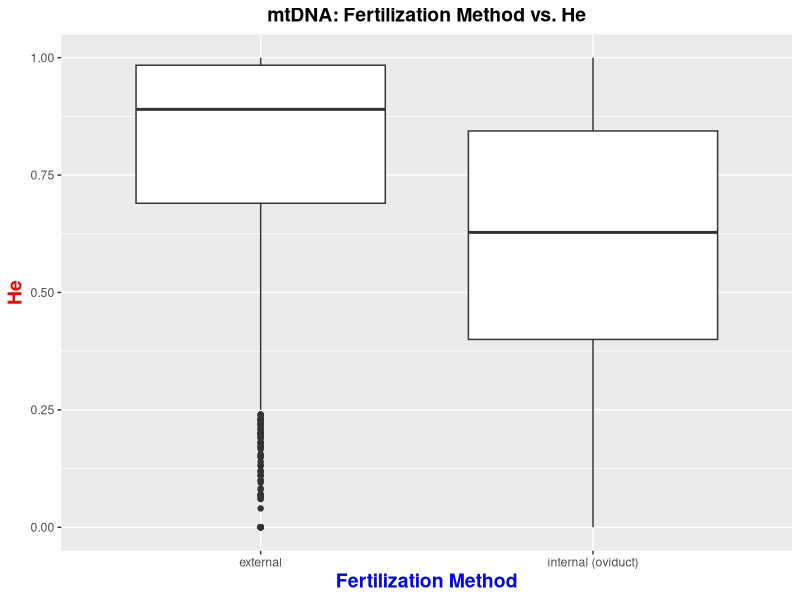
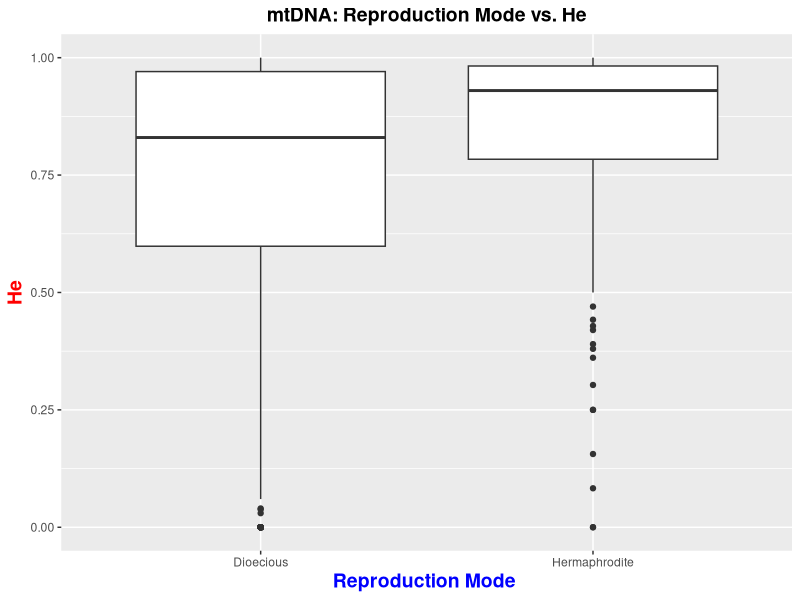
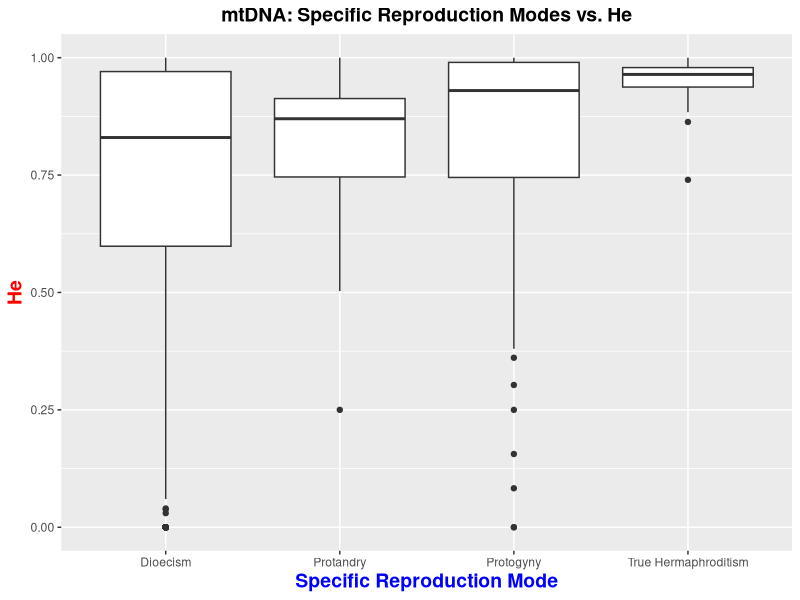
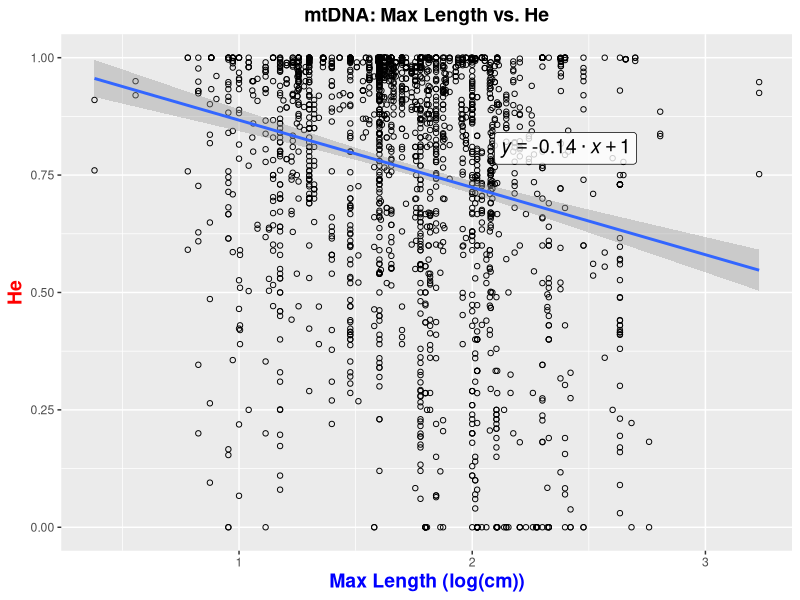
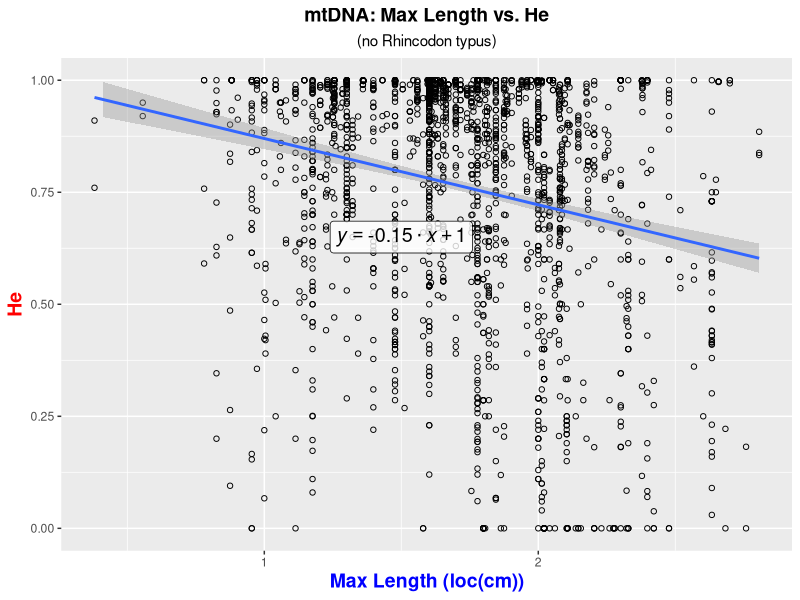
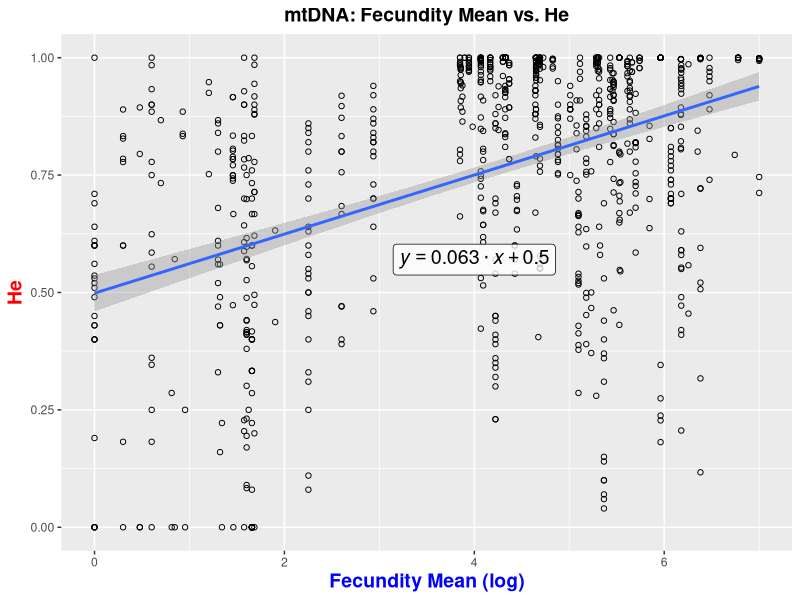
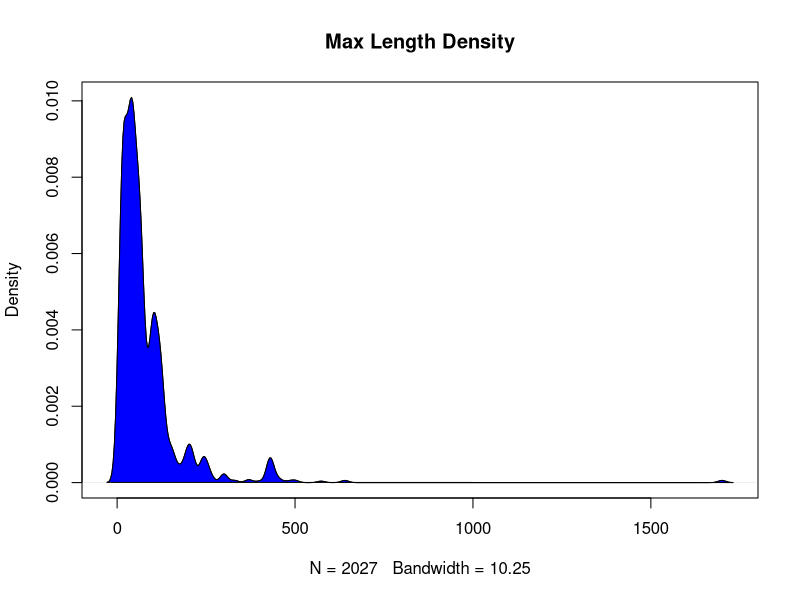
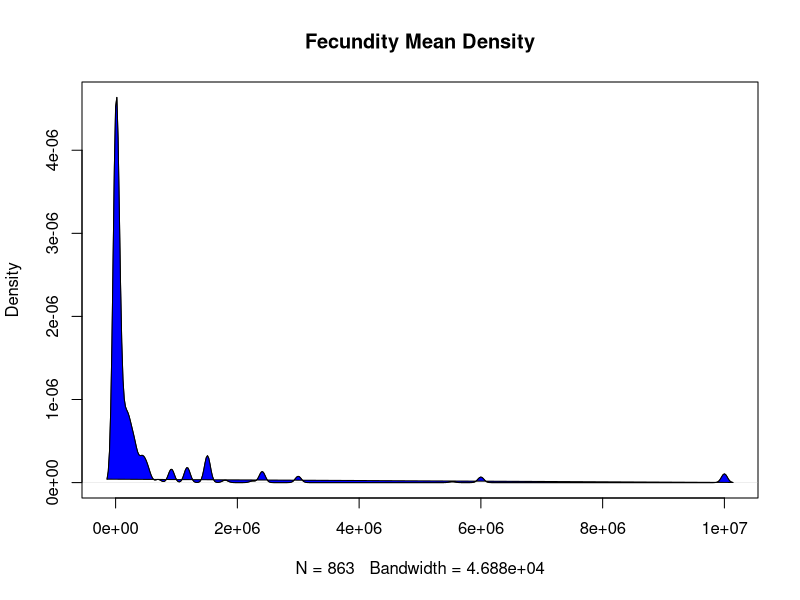

R code for these plots, in order: (Note: this script raises an error after producing the figures.)
################################################### Script for Analyzing Data  #######################################################

#analyzes data 

##########################################################################################################################################

######### Set-up #########

#clear environment
remove(list = ls())

#load libraries
library(tidyverse)
library(dplyr)

#read in data
mtdna_data <- read.csv("mtdna_final_data.csv", stringsAsFactors = FALSE) #read in 
msat_data <- read.csv("msat_final_data.csv", stringsAsFactors = FALSE) #read in 

############### mtDNA data set ############### 

#####Box Plots: Character Data#####

#Fertilization#

mtdna_data$final_fertilization <- NA #create new column to categorize fertilization methods

mtdna_data$final_fertilization [mtdna_data$fertilization =="external"]  <- "external"
mtdna_data$final_fertilization [mtdna_data$fertilization =="internal (oviduct)"] <- "internal (oviduct)"
mtdna_data$final_fertilization [mtdna_data$fertilization =="in brood pouch or similar structure"] <- "internal (oviduct)" #convert "in brood pouch or similar structure" to internal fertilization

mtdna_final_fertilization_He_no.na <- mtdna_data[!is.na(mtdna_data$final_fertilization) & !is.na(mtdna_data$He),] #create new table that excludes NA's from columns of interest

theme_update(plot.title = element_text(hjust = 0.5), plot.subtitle = element_text(hjust = 0.5)) #centered plot title

ggplot(mtdna_final_fertilization_He_no.na) + geom_boxplot(aes(x = final_fertilization, y = He)) + #final fertilization & He box plot
  ggtitle("mtDNA: Fertilization Method vs. He") + #add plot title
  xlab("Fertilization Method") + ylab("He") + #add axis labels
  theme(                                 #specify characteristics of the plot 
    plot.title = element_text(size=14, face="bold"), 
    axis.title.x = element_text(color="blue", size=14, face="bold"),
    axis.title.y = element_text(color="red", size=14, face="bold"))

#Reproduction Mode#

#combine protandry, protogyny, and true hermaphroditism into "Hermpahrodites"

mtdna_data$final_reproductionmode <- NA #create new column to categorize reproduction mode

mtdna_data$final_reproductionmode  [mtdna_data$reproductionmode =="dioecism"]  <- "Dioecious"
mtdna_data$final_reproductionmode  [mtdna_data$reproductionmode =="protogyny"] <- "Hermaphrodite" #for protogyny, label as "Hermpahrodites"
mtdna_data$final_reproductionmode  [mtdna_data$reproductionmode =="protandry"] <- "Hermaphrodite" #for protandry, label as "Hermpahrodites"
mtdna_data$final_reproductionmode  [mtdna_data$reproductionmode =="true hermaphroditism"] <- "Hermaphrodite" #for true hermaphroditism, label as "Hermpahrodites"

mtdna_final_reproductionmode_He_no.na <- mtdna_data[!is.na(mtdna_data$final_reproductionmode ) & !is.na(mtdna_data$He),] #create new table that excludes NA's from columns of interest

ggplot(mtdna_final_reproductionmode_He_no.na ) + geom_boxplot(aes(x = final_reproductionmode , y = He)) + #final reproduction mode & He box plot
  ggtitle("mtDNA: Reproduction Mode vs. He") + #add plot title
  xlab("Reproduction Mode ") + ylab("He") + #add axis labels
  theme(                                 #specify characteristics of the plot 
    plot.title = element_text(size=14, face="bold"), 
    axis.title.x = element_text(color="blue", size=14, face="bold"),
    axis.title.y = element_text(color="red", size=14, face="bold"))

#Specific Reproduction Modes#

mtdna_data$specific.repro_mode <- NA #create new column to categorize hermaphrodite type

mtdna_data$specific.repro_mode  [mtdna_data$reproductionmode =="dioecism"]  <- "Dioecism"
mtdna_data$specific.repro_mode  [mtdna_data$reproductionmode =="protogyny"] <- "Protogyny"
mtdna_data$specific.repro_mode  [mtdna_data$reproductionmode =="protandry"] <- "Protandry"
mtdna_data$specific.repro_mode  [mtdna_data$reproductionmode =="true hermaphroditism"] <- "True Hermaphroditism"

mtdna_reproduction_type_He_no.na <- mtdna_data[!is.na(mtdna_data$specific.repro_mode ) & !is.na(mtdna_data$He),] #create new table that excludes NA's from columns of interest

ggplot(mtdna_reproduction_type_He_no.na ) + geom_boxplot(aes(x = specific.repro_mode , y = He)) + #hermaphrodite type mode & He box plot
  ggtitle("mtDNA: Specific Reproduction Modes vs. He") + #add plot title
  xlab("Specific Reproduction Mode") + ylab("He") + #add axis labels
  theme(                                 #specify characteristics of the plot 
    plot.title = element_text(size=14, face="bold"), 
    axis.title.x = element_text(color="blue", size=14, face="bold"),
    axis.title.y = element_text(color="red", size=14, face="bold"))

#####Scatter Plots: Numerical Data#####

#Max Length#

#w/ Rhincodon typus outlier
mtdna_maxlength_He_no.na <- mtdna_data[!is.na(mtdna_data$maxlength) & !is.na(mtdna_data$He),] #create new table that excludes NA's from columns of interest

mtdna_maxlength_He_no.na$logtransform.maxlength <- NA #add column to do a log transformation for max length

for (i in 1:nrow(mtdna_maxlength_He_no.na)) { #get log transformation data
  cat(paste(i, " ", sep = ''))
  mtdna_maxlength_He_no.na$logtransform.maxlength <- log10(mtdna_maxlength_He_no.na$maxlength)
}

lm_eqn = function(x, y, df){ #set up formula for regression line equation
  m <- lm(y ~ x, df);
  eq <- substitute(italic(y) == b %.% italic(x) + a,
                   list(a = format(coef(m)[[1]], digits = 2), 
                        b = format(coef(m)[[2]], digits = 2)))
  as.character(as.expression(eq));                 
}

ggplot(mtdna_maxlength_He_no.na, aes(x=logtransform.maxlength, y = He)) + #max length & He scatter plot
  geom_point(shape=1) +    # Use hollow circles
  geom_smooth(method=lm,   # Add linear regression line
              se=TRUE, formula = y ~ x) +
  ylim(0,1)+
  coord_cartesian(ylim = c(0, 1)) +
  ggtitle("mtDNA: Max Length vs. He") + #add plot title
  xlab("Max Length (log(cm))") + ylab("He") + #add axis labels
  theme(                                 #specify characteristics of the plot 
    plot.title = element_text(size=14, face="bold"),
    axis.title.x = element_text(color="blue", size=14, face="bold"),
    axis.title.y = element_text(color="red", size=14, face="bold"))+
  annotate(geom="label", x = 2.4, y = .807, label = lm_eqn(mtdna_maxlength_He_no.na$logtransform.maxlength, mtdna_maxlength_He_no.na$He, mtdna_maxlength_He_no.na), 
           color="black", size = 5, parse=TRUE, alpha=0.80)  #add regression line equation

#w/out Rhincodon typus outlier
mtdna_maxlength_He_no.na_nowhaleshark <- mtdna_maxlength_He_no.na[!(mtdna_maxlength_He_no.na$spp=="Rhincodon typus"),] #exclude Rhincodon typus

mtdna_maxlength_He_no.na_nowhaleshark$logtransform.maxlength_noRT <- NA #add column to do a log transformation for max length

for (i in 1:nrow(mtdna_maxlength_He_no.na_nowhaleshark)) { #get log transformation data
  cat(paste(i, " ", sep = ''))
  mtdna_maxlength_He_no.na_nowhaleshark$logtransform.maxlength_noRT <- log10(mtdna_maxlength_He_no.na_nowhaleshark$maxlength)
}

ggplot(mtdna_maxlength_He_no.na_nowhaleshark, aes(x= logtransform.maxlength_noRT, y= He)) + #max length & He scatter plot
  geom_point(shape=1) +    # Use hollow circles
  geom_smooth(method=lm,   # Add linear regression line
              se=TRUE) +
  ylim(0,1)+
  coord_cartesian(ylim = c(0, 1)) +
  ggtitle("mtDNA: Max Length vs. He", subtitle= "(no Rhincodon typus)") + #add plot title
  xlab("Max Length (loc(cm))") + ylab("He") + #add axis labels
  theme(                                 #specify characteristics of the plot 
    plot.title = element_text(size=14, face="bold"),
    axis.title.x = element_text(color="blue", size=14, face="bold"),
    axis.title.y = element_text(color="red", size=14, face="bold"))+
  annotate(geom="label", x = 1.5, y = 0.65, label = lm_eqn(mtdna_maxlength_He_no.na_nowhaleshark$logtransform.maxlength_noRT, mtdna_maxlength_He_no.na_nowhaleshark$He, mtdna_maxlength_He_no.na_nowhaleshark), 
           color="black", size = 5, parse=TRUE, alpha=0.80) #add regression line equation

#Fecundity Mean#
 mtdna_fecundity_He_no.na <- mtdna_data[!is.na(mtdna_data$fecundity_mean) & !is.na(mtdna_data$He),] #create new table that excludes NA's from columns of interest
 
mtdna_fecundity_He_no.na$logtransform.fecundity <- NA #add column to do a log transformation for fecundity mean

for (i in 1:nrow(mtdna_fecundity_He_no.na)) { #get log transformation data
  cat(paste(i, " ", sep = ''))
  mtdna_fecundity_He_no.na$logtransform.fecundity <- log10(mtdna_fecundity_He_no.na$fecundity_mean)
}

ggplot(mtdna_fecundity_He_no.na, aes(x= logtransform.fecundity, y= He)) + #fecundity mean & He scatter plot
  geom_point(shape=1) +    # Use hollow circles
  geom_smooth(method=lm,   # Add linear regression line
              se=TRUE) +
  ylim(0,1)+
  coord_cartesian(ylim = c(0, 1)) +
  ggtitle("mtDNA: Fecundity Mean vs. He") + #add plot title
  xlab("Fecundity Mean (log)") + ylab("He") + #add axis labels
  theme(                                 #specify characteristics of the plot 
    plot.title = element_text(size=14, face="bold"),
    axis.title.x = element_text(color="blue", size=14, face="bold"),
    axis.title.y = element_text(color="red", size=14, face="bold"))+
  annotate(geom="label", x = 4, y = 0.57, label = lm_eqn(mtdna_fecundity_He_no.na$logtransform.fecundity, mtdna_fecundity_He_no.na$He, mtdna_fecundity_He_no.na), 
           color="black", size = 5, parse=TRUE, alpha=0.80) #add regression line equation


#####Density Plots: Numerical Data#####

#Max Length#
plot(density(mtdna_maxlength_He_no.na$maxlength), main="Max Length Density") #create density plot for max length
polygon(density(mtdna_maxlength_He_no.na$maxlength), main="Max Length Density", col="blue") #specify characteristics of plot

#Fecundity Mean#
plot(density(mtdna_fecundity_He_no.na$fecundity_mean), main="Fecundity Mean Density") #create density plot for fecundity mean
polygon(density(mtdna_fecundity_He_no.na$fecundity_mean), main="Fecundity Mean Density", col="blue") #specify characteristics of plot

#####T-Tests: Character Data#####

#Fertilization#

external.mtdna <- mtdna_final_fertilization_He_no.na$He[mtdna_final_fertilization_He_no.na$final_fertilization=="external"]
internal.mtdna <- mtdna_final_fertilization_He_no.na$He[mtdna_final_fertilization_He_no.na$final_fertilization=="internal (oviduct)"]

fertilization_ttest.mtdna <- t.test(external.mtdna, internal.mtdna, var.equal=TRUE)

#Reproduction Mode#

dioecism.mtdna <- mtdna_final_reproductionmode_He_no.na$He[mtdna_final_reproductionmode_He_no.na$final_reproductionmode=="Dioecious"]
hermaphrodite.mtdna <- mtdna_final_reproductionmode_He_no.na$He[mtdna_final_reproductionmode_He_no.na$final_reproductionmode=="Hermaphrodite"]

reproductionmode_ttest.mtdna <- t.test(dioecism.mtdna, hermaphrodite.mtdna, var.equal=TRUE)

#Specific Reproduction Modes: ANOVA TEST#

specific.repro_modeanovamtdna <- aov(He ~ specific.repro_mode, data = mtdna_reproduction_type_He_no.na)

#####Wilcoxon Tests: Numerical Data#####

#Max Length#
wilcox.test( mtdna_maxlength_He_no.na[ ,'maxlength'] , mtdna_maxlength_He_no.na[ , 'He'], paired=T) #run Wilcoxon test on max length & He


#Fecundity Mean#
wilcox.test( mtdna_fecundity_He_no.na[ ,'fecundity_mean'] , mtdna_fecundity_He_no.na[ , 'He'], paired=T) #run Wilcoxon test on max length & He

#####Shapiro-Wilk Tests: Numerical Data#####

#Max Length#
shapiro.test(mtdna_maxlength_He_no.na$maxlength) #run Shapiro-Wilk test on max length & He

#Fecundity Mean#
shapiro.test(mtdna_fecundity_He_no.na$fecundity_mean) #run Shapiro-Wilk test on max length & He


####################################################################################

############### msat Data Set ############### 

#####Box Plots: Character Data#####

#Fertilization#
msat_data$final_fertilization <- NA #create new column to categorize fertilization methods

msat_data$final_fertilization [msat_data$fertilization =="external"]  <- "external"
msat_data$final_fertilization [msat_data$fertilization =="internal (oviduct)"] <- "internal (oviduct)"
msat_data$final_fertilization [msat_data$fertilization =="in brood pouch or similar structure"] <- "internal (oviduct)" #convert "in brood pouch or similar structure" to internal fertilization

msat_final_fertilization_He_no.na <- msat_data[!is.na(msat_data$final_fertilization) & !is.na(msat_data$He),] #create new table that excludes NA's from columns of interest

ggplot(msat_final_fertilization_He_no.na) + geom_boxplot(aes(x = final_fertilization, y = He)) + #final fertilization & He box plot
ggtitle("msat: Fertilization Method vs. He") + #add plot title
  xlab("Fertilization Method") + ylab("He") + #add axis labels
  theme(                                 #specifying characteristics of the plot 
    plot.title = element_text(size=14, face="bold"),
    axis.title.x = element_text(color="blue", size=14, face="bold"),
    axis.title.y = element_text(color="red", size=14, face="bold"))

#Reproduction Mode#
msat_data$final_reproductionmode <- NA #create new column to categorize reproduction mode

msat_data$final_reproductionmode  [msat_data$reproductionmode =="dioecism"]  <- "Dioecious"
msat_data$final_reproductionmode  [msat_data$reproductionmode =="protogyny"] <- "Hermaphrodite" #for protogyny, label as "Hermpahrodites"
msat_data$final_reproductionmode  [msat_data$reproductionmode =="protandry"] <- "Hermaphrodite" #for protandry, label as "Hermpahrodites"
msat_data$final_reproductionmode  [msat_data$reproductionmode =="true hermaphroditism"] <- "Hermaphrodite" #for true hermaphroditism, label as "Hermpahrodites"

msat_final_reproductionmode_He_no.na <- msat_data[!is.na(msat_data$final_reproductionmode ) & !is.na(msat_data$He),] #create new table that excludes NA's from columns of interest

ggplot(msat_final_reproductionmode_He_no.na ) + geom_boxplot(aes(x = final_reproductionmode , y = He)) + #final reproduction mode & He box plot
  ggtitle("msat: Reproduction Mode vs. He") + #add plot title
  xlab("Reproduction Mode ") + ylab("He") + #add axis labels
  theme(                                 #specifying characteristics of the plot 
    plot.title = element_text(size=14, face="bold"),
    axis.title.x = element_text(color="blue", size=14, face="bold"),
    axis.title.y = element_text(color="red", size=14, face="bold"))

#Specific Reproduction Mode#

msat_data$specific.repro_mode <- NA #create new column to categorize reproduction type

msat_data$specific.repro_mode  [msat_data$reproductionmode =="dioecism"]  <- "Dioecism"
msat_data$specific.repro_mode  [msat_data$reproductionmode =="protogyny"] <- "Protogyny"
msat_data$specific.repro_mode  [msat_data$reproductionmode =="protandry"] <- "Protandry"
msat_data$specific.repro_mode  [msat_data$reproductionmode =="true hermaphroditism"] <- "True Hermaphroditism"

msat_reproduction_type_He_no.na <- msat_data[!is.na(msat_data$specific.repro_mode ) & !is.na(msat_data$He),] #create new table that excludes NA's from columns of interest

ggplot(msat_reproduction_type_He_no.na ) + geom_boxplot(aes(x = specific.repro_mode , y = He)) + #hermaphrodite type mode & He box plot
  ggtitle("msat: Specific Reproduction Modes vs. He") + #add plot title
  xlab("Specific Reproduction Mode") + ylab("He") + #add axis labels
  theme(                                 #specify characteristics of the plot 
    plot.title = element_text(size=14, face="bold"), 
    axis.title.x = element_text(color="blue", size=14, face="bold"),
    axis.title.y = element_text(color="red", size=14, face="bold"))

#####Scatter Plots: Numerical Data#####

#Max Length#

#w/ Rhincodon typus outlier
msat_maxlength_He_no.na <- msat_data[!is.na(msat_data$maxlength) & !is.na(msat_data$He),] #create new table that excludes NA's from columns of interest

msat_maxlength_He_no.na$logtransform.maxlength <- NA #add column to do a log transformation for max length

for (i in 1:nrow(msat_maxlength_He_no.na)) { #get log transformation data
  cat(paste(i, " ", sep = ''))
  msat_maxlength_He_no.na$logtransform.maxlength <- log10(msat_maxlength_He_no.na$maxlength)
}

ggplot(msat_maxlength_He_no.na, aes(x= logtransform.maxlength, y= He)) + #max length & He scatter plot
  geom_point(shape=1) +    # Use hollow circles
  geom_smooth(method=lm,   # Add linear regression line
              se=TRUE) + 
  ylim(0,1)+
  coord_cartesian(ylim = c(0, 1)) +
  ggtitle("msat: Max Length vs. He") + #add plot title
   xlab("Max Length (log(cm))") + ylab("He") + #add axis labels
    theme(                                 #specifying characteristics of the plot 
      plot.title = element_text(size=14, face="bold"),
      axis.title.x = element_text(color="blue", size=14, face="bold"),
      axis.title.y = element_text(color="red", size=14, face="bold"))+
  annotate(geom = "label", x = 1.8, y = 0.83, label = lm_eqn(msat_maxlength_He_no.na$logtransform.maxlength, msat_maxlength_He_no.na$He, msat_maxlength_He_no.na), 
           color="black", size = 5, parse=TRUE, alpha = 0.8) #add regression line equation


#w/out Rhincodon typus outlier
msat_maxlength_He_no.na_nowhaleshark <- msat_maxlength_He_no.na[!(msat_maxlength_He_no.na$spp=="Rhincodon typus"),] #exclude Rhincodon typus

msat_maxlength_He_no.na_nowhaleshark$logtransform.maxlength_noRT <- NA #add column to do a log transformation for max length

for (i in 1:nrow(msat_maxlength_He_no.na_nowhaleshark)) { #get log transformation data
  cat(paste(i, " ", sep = ''))
  msat_maxlength_He_no.na_nowhaleshark$logtransform.maxlength_noRT <- log10(msat_maxlength_He_no.na_nowhaleshark$maxlength)
}

ggplot(msat_maxlength_He_no.na_nowhaleshark, aes(x= logtransform.maxlength_noRT, y= He)) + #max length & He scatter plot
  geom_point(shape=1) +    # Use hollow circles
  geom_smooth(method=lm,   # Add linear regression line
              se=TRUE) +
  ylim(0,1)+
  coord_cartesian(ylim = c(0, 1)) +
  ggtitle("msat: Max Length vs. He", subtitle= "(no Rhincodon typus)") + #add plot title
  xlab("Max Length (log(cm))") + ylab("He") + #add axis labels
  theme(                                 #specify characteristics of the plot 
    plot.title = element_text(size=14, face="bold"),
    axis.title.x = element_text(color="blue", size=14, face="bold"),
    axis.title.y = element_text(color="red", size=14, face="bold"))+
  annotate(geom="label", x = 1.9, y = 0.83, label = lm_eqn(msat_maxlength_He_no.na_nowhaleshark$logtransform.maxlength_noRT, msat_maxlength_He_no.na_nowhaleshark$He, msat_maxlength_He_no.na_nowhaleshark), 
           color="black", size = 5, parse=TRUE, alpha = 0.8) #add regression line equation


#Fecundity Mean#
msat_fecundity_He_no.na <- msat_data[!is.na(msat_data$fecundity_mean) & !is.na(msat_data$He),] #create new table that excludes NA's from columns of interest

msat_fecundity_He_no.na$logtransform.fecundity <- NA #add column to do a log transformation for fecundity mean

for (i in 1:nrow(msat_fecundity_He_no.na)) { #get log transformation data
  cat(paste(i, " ", sep = ''))
  msat_fecundity_He_no.na$logtransform.fecundity <- log10(msat_fecundity_He_no.na$fecundity_mean)
}
       
ggplot(msat_fecundity_He_no.na, aes(x= logtransform.fecundity, y= He)) + #fecundity mean& He scatter plot
  geom_point(shape=1) +    # Use hollow circles
  geom_smooth(method=lm,   # Add linear regression line
    se=TRUE) +
  ylim(0,1)+
  coord_cartesian(ylim = c(0, 1)) +
  ggtitle("msat: Fecundity Mean vs. He") + #add plot title
  xlab("Fecundity Mean (log)") + ylab("He") + #add plot title
  theme(                                 #specifying characteristics of the plot 
    plot.title = element_text(size=14, face="bold"),
    axis.title.x = element_text(color="blue", size=14, face="bold"),
    axis.title.y = element_text(color="red", size=14, face="bold"))+
  annotate(geom="label", x = 3.5, y = 0.83, label = lm_eqn(msat_fecundity_He_no.na$logtransform.fecundity, msat_fecundity_He_no.na$He, msat_fecundity_He_no.na), 
           color="black", size = 5, parse=TRUE, alpha = 0.8) #add regression line equation

#####Density Plots: Numerical Data#####

#Max Length#
plot(density(msat_maxlength_He_no.na$maxlength), main="msat: Max Length Density") #create density plot for max length
polygon(density(msat_maxlength_He_no.na$maxlength), main="msat: Max Length Density", col="blue") #specify characteristics of plot

#Fecundity Mean#
plot(density(msat_fecundity_He_no.na$fecundity_mean), main="msat: Fecundity Mean Density") #create density plot for fecundity mean
polygon(density(msat_fecundity_He_no.na$fecundity_mean), main="msat: Fecundity Mean Density", col="blue") #specify characteristics of plot

#####T-Tests: Character Data#####

#Fertilization#

external.msat <- msat_final_fertilization_He_no.na$He[msat_final_fertilization_He_no.na$final_fertilization=="external"]
internal.msat <- msat_final_fertilization_He_no.na$He[msat_final_fertilization_He_no.na$final_fertilization=="internal (oviduct)"]

fertilization_ttest.msat <- t.test(external.msat, internal.msat, var.equal=TRUE)

#Reproduction Mode#

dioecism.msat <- msat_final_reproductionmode_He_no.na$He[msat_final_reproductionmode_He_no.na$final_reproductionmode=="Dioecious"]
hermaphrodite.msat <- msat_final_reproductionmode_He_no.na$He[msat_final_reproductionmode_He_no.na$final_reproductionmode=="Hermaphrodite"]

reproductionmode_ttest.msat <- t.test(dioecism.msat, hermaphrodite.msat, var.equal=TRUE)

#Specific Reproduction Modes: ANOVA TEST#

specific.repro_modeanovamsat <- aov(He ~ specific.repro_mode, data = msat_reproduction_type_He_no.na)

#####Wilcoxon Tests: Numerical Data#####

#Max Length#
wilcox.test( msat_maxlength_He_no.na[ ,'maxlength'] , msat_maxlength_He_no.na[ , 'He'], paired=T) #run Wilcoxon test on max length & He

#Fecundity Mean#
wilcox.test( msat_fecundity_He_no.na[ ,'fecundity_mean'] , msat_fecundity_He_no.na[ , 'He'], paired=T) #run Wilcoxon test on fecundity & He


#####Shapiro-Wilk Tests: Numerical Data#####

shapiro.test(msat_maxlength_He_no.na$maxlength) #run Shapiro-Wilk test on max length & He

shapiro.test(msat_fecundity_He_no.na$fecundity_mean) #run Shapiro-Wilk test on fecundity mean & He

####################################################################################

############### Comparing mtDNA and msat Data ############### 

#####Box Plots: Character Data#####

#Fertilization#

final_fertilization_all = merge(mtdna_final_fertilization_He_no.na, msat_final_fertilization_He_no.na, all=TRUE, no.dups= TRUE, all.x=TRUE, all.y=TRUE) #merge final fertilization data form mtdna and msat together

final_fertilization_all$markertype <- NA #create new column to categorize marker type

#add marker type based on file type
final_fertilization_all$markertype [final_fertilization_all$file == "mtdna101"]  <- "mtDNA"
final_fertilization_all$markertype [final_fertilization_all$file == "mtdna102"]  <- "mtDNA"
final_fertilization_all$markertype [final_fertilization_all$file == "mtdna103"]  <- "mtDNA"
final_fertilization_all$markertype [final_fertilization_all$file == "msats000"]  <- "msat" 
final_fertilization_all$markertype [final_fertilization_all$file == "msats001"]  <- "msat"
final_fertilization_all$markertype [final_fertilization_all$file == "msats002"]  <- "msat"
final_fertilization_all$markertype [final_fertilization_all$file == "msats200"]  <- "msat" 
final_fertilization_all$markertype [final_fertilization_all$file == "msats201"]  <- "msat" 
final_fertilization_all$markertype [final_fertilization_all$file == "msats100"]  <- "msat" 
final_fertilization_all$markertype [final_fertilization_all$file == "msats101"]  <- "msat" 
final_fertilization_all$markertype [final_fertilization_all$file == "msats301"]  <- "msat" 
final_fertilization_all$markertype [final_fertilization_all$file == "msats302"]  <- "msat" 
final_fertilization_all$markertype [final_fertilization_all$file == "msats303"]  <- "msat" 
final_fertilization_all$markertype [final_fertilization_all$file == "msats304"]  <- "msat" 
final_fertilization_all$markertype [final_fertilization_all$file == "msats305"]  <- "msat"
final_fertilization_all$markertype [final_fertilization_all$file ==	"ppdat"]  <- "msat" 

theme_update(plot.title = element_text(hjust = 0.5), plot.subtitle = element_text(hjust = 0.5)) #centered plot title

ggplot(final_fertilization_all) + geom_boxplot(aes(x = final_fertilization, y = He, fill=markertype)) + #final fertilization & He box plot
  ggtitle("Fertilization Method vs. He", subtitle= "msat vs. mtDNA") + #add plot title
  xlab("Fertilization Method") + ylab("He") + #add axis labels
  theme(                                 #specify characteristics of the plot 
    plot.title = element_text(size=14, face="bold"), 
    axis.title.x = element_text(color="blue", size=14, face="bold"),
    axis.title.y = element_text(color="red", size=14, face="bold"))+
  scale_fill_manual(values=c("turquoise2", "darkcyan"))

#geom_text(data = Tukey_test, aes(x = Genotype, y = Value, label = Letters_Tukey))

#Reproduction Mode#
reproductionmode_all = merge(msat_final_reproductionmode_He_no.na, mtdna_final_reproductionmode_He_no.na, all=TRUE, no.dups= TRUE, all.x=TRUE, all.y=TRUE) #merge final fertilization data form mtdna and msat together

reproductionmode_all$markertype <- NA #create new column to categorize marker type

#add marker type based on file type
reproductionmode_all$markertype [reproductionmode_all$file == "mtdna101"]  <- "mtDNA"
reproductionmode_all$markertype [reproductionmode_all$file == "mtdna102"]  <- "mtDNA"
reproductionmode_all$markertype [reproductionmode_all$file == "mtdna103"]  <- "mtDNA"
reproductionmode_all$markertype [reproductionmode_all$file == "msats000"]  <- "msat" 
reproductionmode_all$markertype [reproductionmode_all$file == "msats001"]  <- "msat"
reproductionmode_all$markertype [reproductionmode_all$file == "msats002"]  <- "msat"
reproductionmode_all$markertype [reproductionmode_all$file == "msats200"]  <- "msat" 
reproductionmode_all$markertype [reproductionmode_all$file == "msats201"]  <- "msat" 
reproductionmode_all$markertype [reproductionmode_all$file == "msats100"]  <- "msat" 
reproductionmode_all$markertype [reproductionmode_all$file == "msats101"]  <- "msat" 
reproductionmode_all$markertype [reproductionmode_all$file == "msats301"]  <- "msat" 
reproductionmode_all$markertype [reproductionmode_all$file == "msats302"]  <- "msat" 
reproductionmode_all$markertype [reproductionmode_all$file == "msats303"]  <- "msat" 
reproductionmode_all$markertype [reproductionmode_all$file == "msats304"]  <- "msat" 
reproductionmode_all$markertype [reproductionmode_all$file == "msats305"]  <- "msat"
reproductionmode_all$markertype [reproductionmode_all$file ==	"ppdat"]  <- "msat" 

theme_update(plot.title = element_text(hjust = 0.5), plot.subtitle = element_text(hjust = 0.5)) #centered plot title

ggplot(reproductionmode_all) + geom_boxplot(aes(x = final_reproductionmode, y = He, fill= markertype)) + #final fertilization & He box plot
  ggtitle("Reproduction Mode vs. He", subtitle= "msat vs. mtDNA") + #add plot title
  xlab("Reproduction Mode") + ylab("He") + #add axis labels
  theme(                                 #specify characteristics of the plot 
    plot.title = element_text(size=14, face="bold"), 
    axis.title.x = element_text(color="blue", size=14, face="bold"),
    axis.title.y = element_text(color="red", size=14, face="bold"))+
  scale_fill_manual(values=c("turquoise2", "darkcyan"))


#Specific Reproduction Mode#
specificreproductionmode_all = merge(msat_reproduction_type_He_no.na, mtdna_reproduction_type_He_no.na, all=TRUE, no.dups= TRUE, all.x=TRUE, all.y=TRUE) #merge final fertilization data form mtdna and msat together

specificreproductionmode_all$markertype <- NA #create new column to categorize marker type

#add marker type based on file type
specificreproductionmode_all$markertype [specificreproductionmode_all$file == "mtdna101"]  <- "mtDNA"
specificreproductionmode_all$markertype [specificreproductionmode_all$file == "mtdna102"]  <- "mtDNA"
specificreproductionmode_all$markertype [specificreproductionmode_all$file == "mtdna103"]  <- "mtDNA"
specificreproductionmode_all$markertype [specificreproductionmode_all$file == "msats000"]  <- "msat" 
specificreproductionmode_all$markertype [specificreproductionmode_all$file == "msats001"]  <- "msat"
specificreproductionmode_all$markertype [specificreproductionmode_all$file == "msats002"]  <- "msat"
specificreproductionmode_all$markertype [specificreproductionmode_all$file == "msats200"]  <- "msat" 
specificreproductionmode_all$markertype [specificreproductionmode_all$file == "msats201"]  <- "msat" 
specificreproductionmode_all$markertype [specificreproductionmode_all$file == "msats100"]  <- "msat" 
specificreproductionmode_all$markertype [specificreproductionmode_all$file == "msats101"]  <- "msat" 
specificreproductionmode_all$markertype [specificreproductionmode_all$file == "msats301"]  <- "msat" 
specificreproductionmode_all$markertype [specificreproductionmode_all$file == "msats302"]  <- "msat" 
specificreproductionmode_all$markertype [specificreproductionmode_all$file == "msats303"]  <- "msat" 
specificreproductionmode_all$markertype [specificreproductionmode_all$file == "msats304"]  <- "msat" 
specificreproductionmode_all$markertype [specificreproductionmode_all$file == "msats305"]  <- "msat"
specificreproductionmode_all$markertype [specificreproductionmode_all$file ==	"ppdat"]  <- "msat" 

theme_update(plot.title = element_text(hjust = 0.5), plot.subtitle = element_text(hjust = 0.5)) #centered plot title

ggplot(specificreproductionmode_all) + geom_boxplot(aes(x = specific.repro_mode, y = He, fill=markertype)) + #final fertilization & He box plot
  ggtitle("Specific Reproduction Modes vs. He", subtitle= "msat vs. mtDNA") + #add plot title
  xlab("Specific Reproduction Mode") + ylab("He") + #add axis labels
  theme(                                 #specify characteristics of the plot 
    plot.title = element_text(size=14, face="bold"), 
    axis.title.x = element_text(color="blue", size=14, face="bold"),
    axis.title.y = element_text(color="red", size=14, face="bold"))+
  scale_fill_manual(values=c("turquoise2", "darkcyan")) + 
  scale_x_discrete(labels = function(x) stringr::str_wrap(x, width = 5))


#####Scatter Plots: Numerical Data#####

#Max Length#

#w/ Rhincodon typus outlier
final_maxlength_all = merge(mtdna_maxlength_He_no.na, msat_maxlength_He_no.na, all=TRUE, no.dups= TRUE, all.x=TRUE, all.y=TRUE) #merge final fertilization data form mtdna and msat together

final_maxlength_all$markertype <- NA #create new column to categorize marker type

#add marker type based on file type
final_maxlength_all$markertype [final_maxlength_all$file == "mtdna101"]  <- "mtDNA"
final_maxlength_all$markertype [final_maxlength_all$file == "mtdna102"]  <- "mtDNA"
final_maxlength_all$markertype [final_maxlength_all$file == "mtdna103"]  <- "mtDNA"
final_maxlength_all$markertype [final_maxlength_all$file == "msats000"]  <- "msat" 
final_maxlength_all$markertype [final_maxlength_all$file == "msats001"]  <- "msat"
final_maxlength_all$markertype [final_maxlength_all$file == "msats002"]  <- "msat"
final_maxlength_all$markertype [final_maxlength_all$file == "msats200"]  <- "msat" 
final_maxlength_all$markertype [final_maxlength_all$file == "msats201"]  <- "msat" 
final_maxlength_all$markertype [final_maxlength_all$file == "msats100"]  <- "msat" 
final_maxlength_all$markertype [final_maxlength_all$file == "msats101"]  <- "msat" 
final_maxlength_all$markertype [final_maxlength_all$file == "msats301"]  <- "msat" 
final_maxlength_all$markertype [final_maxlength_all$file == "msats302"]  <- "msat" 
final_maxlength_all$markertype [final_maxlength_all$file == "msats303"]  <- "msat" 
final_maxlength_all$markertype [final_maxlength_all$file == "msats304"]  <- "msat" 
final_maxlength_all$markertype [final_maxlength_all$file == "msats305"]  <- "msat"
final_maxlength_all$markertype [final_maxlength_all$file ==	"ppdat"]  <- "msat" 

theme_update(plot.title = element_text(hjust = 0.5), plot.subtitle = element_text(hjust = 0.5)) #centered plot title

ggplot(final_maxlength_all, aes(x=logtransform.maxlength, y=He, col=markertype, shape=markertype)) + #max length & He scatter plot
  geom_point(aes(shape=markertype, fill=NULL)) +    # Use hollow circles
  geom_smooth(method=lm,   # Add linear regression line
             se=TRUE, color = "black", size = 1.5, fill = NA) + 
  geom_smooth(method=lm,   # Add linear regression line
              se=TRUE, size = 1.1, fill = NA) +
  ylim(0,1)+
  coord_cartesian(ylim = c(0, 1)) +
  ggtitle("Max Length vs. He", subtitle = "(w/ Rhincodon typus) msat vs. mtDNA") + #add plot title
  xlab("Max Length (log(cm))") + ylab("He") + #add axis labels
  theme(                                 #specifying characteristics of the plot 
    plot.title = element_text(size=14, face="bold"),
    axis.title.x = element_text(color="blue", size=14, face="bold"),
    axis.title.y = element_text(color="red", size=14, face="bold"))+
  annotate(geom="label", x = 1.5, y = 0.55, label = lm_eqn(msat_maxlength_He_no.na$logtransform.maxlength, msat_maxlength_He_no.na$He, msat_maxlength_He_no.na), 
           color="skyblue3", size = 5, parse=TRUE, alpha=0.8) + #add regression line equation
  annotate(geom="label", x = 2, y = 0.91, label = lm_eqn(mtdna_maxlength_He_no.na$logtransform.maxlength, mtdna_maxlength_He_no.na$He, mtdna_maxlength_He_no.na), 
           color="blue", size = 5, parse=TRUE, alpha = 0.8) + #add regression line equation
  scale_colour_manual(values=c("skyblue2","blue")) +
  scale_shape(solid = FALSE)

#w/out Rhincodon typus outlier
final_maxlength.nowhaleshark_all = merge(msat_maxlength_He_no.na_nowhaleshark, mtdna_maxlength_He_no.na_nowhaleshark, all=TRUE, no.dups= TRUE, all.x=TRUE, all.y=TRUE) #merge final fertilization data form mtdna and msat together

final_maxlength.nowhaleshark_all$markertype <- NA #create new column to categorize marker type

#add marker type based on file type
final_maxlength.nowhaleshark_all$markertype [final_maxlength.nowhaleshark_all$file == "mtdna101"]  <- "mtDNA"
final_maxlength.nowhaleshark_all$markertype [final_maxlength.nowhaleshark_all$file == "mtdna102"]  <- "mtDNA"
final_maxlength.nowhaleshark_all$markertype [final_maxlength.nowhaleshark_all$file == "mtdna103"]  <- "mtDNA"
final_maxlength.nowhaleshark_all$markertype [final_maxlength.nowhaleshark_all$file == "msats000"]  <- "msat" 
final_maxlength.nowhaleshark_all$markertype [final_maxlength.nowhaleshark_all$file == "msats001"]  <- "msat"
final_maxlength.nowhaleshark_all$markertype [final_maxlength.nowhaleshark_all$file == "msats002"]  <- "msat"
final_maxlength.nowhaleshark_all$markertype [final_maxlength.nowhaleshark_all$file == "msats200"]  <- "msat" 
final_maxlength.nowhaleshark_all$markertype [final_maxlength.nowhaleshark_all$file == "msats201"]  <- "msat" 
final_maxlength.nowhaleshark_all$markertype [final_maxlength.nowhaleshark_all$file == "msats100"]  <- "msat" 
final_maxlength.nowhaleshark_all$markertype [final_maxlength.nowhaleshark_all$file == "msats101"]  <- "msat" 
final_maxlength.nowhaleshark_all$markertype [final_maxlength.nowhaleshark_all$file == "msats301"]  <- "msat" 
final_maxlength.nowhaleshark_all$markertype [final_maxlength.nowhaleshark_all$file == "msats302"]  <- "msat" 
final_maxlength.nowhaleshark_all$markertype [final_maxlength.nowhaleshark_all$file == "msats303"]  <- "msat" 
final_maxlength.nowhaleshark_all$markertype [final_maxlength.nowhaleshark_all$file == "msats304"]  <- "msat" 
final_maxlength.nowhaleshark_all$markertype [final_maxlength.nowhaleshark_all$file == "msats305"]  <- "msat"
final_maxlength.nowhaleshark_all$markertype [final_maxlength.nowhaleshark_all$file ==	"ppdat"]  <- "msat" 

theme_update(plot.title = element_text(hjust = 0.5), plot.subtitle = element_text(hjust = 0.5)) #centered plot title

ggplot(final_maxlength.nowhaleshark_all, aes(x=logtransform.maxlength_noRT, y=He, col=markertype, shape=markertype)) + #max length & He scatter plot
  geom_point(aes(shape=markertype, fill=NULL)) +    # Use hollow circles
  geom_smooth(method=lm,   # Add linear regression line
              se=TRUE, color = "black", size = 1.5, fill = NA) + 
  geom_smooth(method=lm,   # Add linear regression line
              se=TRUE, size = 1.1, fill = NA) +
  ylim(0,1)+
  coord_cartesian(ylim = c(0, 1)) +
  ggtitle("Max Length vs. He", subtitle = "(no Rhincodon typus) msat vs. mtDNA") + #add plot title
  xlab("Max Length (log(cm))") + ylab("He") + #add axis labels
  theme(                                 #specifying characteristics of the plot 
    plot.title = element_text(size=14, face="bold"),
    axis.title.x = element_text(color="blue", size=14, face="bold"),
    axis.title.y = element_text(color="red", size=14, face="bold"))+
  annotate(geom="label", x = 1.4, y = 0.62, label = lm_eqn(msat_maxlength_He_no.na_nowhaleshark$logtransform.maxlength, msat_maxlength_He_no.na_nowhaleshark$He, msat_maxlength_He_no.na_nowhaleshark), 
           color="skyblue2", size = 5, parse=TRUE, alpha=0.8) + #add regression line equation
  annotate(geom="label", x = 2, y = 0.90, label = lm_eqn(mtdna_maxlength_He_no.na_nowhaleshark$logtransform.maxlength, mtdna_maxlength_He_no.na_nowhaleshark$He, mtdna_maxlength_He_no.na_nowhaleshark), 
           color="blue", size = 5, parse=TRUE, alpha=0.8) + #add regression line equation
  scale_color_manual(values=c("skyblue2","blue")) +
  scale_shape(solid = FALSE)

#Fecundity Mean#

final_fecunditymean_all = merge(msat_fecundity_He_no.na, mtdna_fecundity_He_no.na, all=TRUE, no.dups= TRUE, all.x=TRUE, all.y=TRUE) #merge final fertilization data form mtdna and msat together

final_fecunditymean_all$markertype <- NA #create new column to categorize marker type

#add marker type based on file type
final_fecunditymean_all$markertype [final_fecunditymean_all$file == "mtdna101"]  <- "mtDNA"
final_fecunditymean_all$markertype [final_fecunditymean_all$file == "mtdna102"]  <- "mtDNA"
final_fecunditymean_all$markertype [final_fecunditymean_all$file == "mtdna103"]  <- "mtDNA"
final_fecunditymean_all$markertype [final_fecunditymean_all$file == "msats000"]  <- "msat" 
final_fecunditymean_all$markertype [final_fecunditymean_all$file == "msats001"]  <- "msat"
final_fecunditymean_all$markertype [final_fecunditymean_all$file == "msats002"]  <- "msat"
final_fecunditymean_all$markertype [final_fecunditymean_all$file == "msats200"]  <- "msat" 
final_fecunditymean_all$markertype [final_fecunditymean_all$file == "msats201"]  <- "msat" 
final_fecunditymean_all$markertype [final_fecunditymean_all$file == "msats100"]  <- "msat" 
final_fecunditymean_all$markertype [final_fecunditymean_all$file == "msats101"]  <- "msat" 
final_fecunditymean_all$markertype [final_fecunditymean_all$file == "msats301"]  <- "msat" 
final_fecunditymean_all$markertype [final_fecunditymean_all$file == "msats302"]  <- "msat" 
final_fecunditymean_all$markertype [final_fecunditymean_all$file == "msats303"]  <- "msat" 
final_fecunditymean_all$markertype [final_fecunditymean_all$file == "msats304"]  <- "msat" 
final_fecunditymean_all$markertype [final_fecunditymean_all$file == "msats305"]  <- "msat"
final_fecunditymean_all$markertype [final_fecunditymean_all$file ==	"ppdat"]  <- "msat" 

theme_update(plot.title = element_text(hjust = 0.5), plot.subtitle = element_text(hjust = 0.5)) #centered plot title

ggplot(final_fecunditymean_all, aes(x=logtransform.fecundity, y=He, col=markertype, shape=markertype)) + #max length & He scatter plot
  geom_point(aes(shape=markertype, fill=NULL)) +    # Use hollow circles
  geom_smooth(method=lm,   # Add linear regression line
              se=TRUE, color = "black", size = 1.5, fill = NA) + 
  geom_smooth(method=lm,   # Add linear regression line
              se=TRUE, size = 1.1, fill = NA) +
  ylim(0,1)+
  coord_cartesian(ylim = c(0, 1)) +
  ggtitle("Fecundity Mean vs. He", subtitle = "msat vs. mtDNA") + #add plot title
  xlab("Fecundity Mean (log)") + ylab("He") + #add axis labels
  theme(                                 #specifying characteristics of the plot 
    plot.title = element_text(size=14, face="bold"),
    axis.title.x = element_text(color="blue", size=14, face="bold"),
    axis.title.y = element_text(color="red", size=14, face="bold"))+
  annotate(geom="label", x = 2.8, y = 0.9, label = lm_eqn(msat_fecundity_He_no.na$logtransform.fecundity, msat_fecundity_He_no.na$He, msat_fecundity_He_no.na), 
           color="skyblue2", size = 5, parse=TRUE, alpha=0.8) + #add regression line equation
  annotate(geom="label", x = 3.4, y = 0.5, label = lm_eqn(mtdna_fecundity_He_no.na$logtransform.fecundity, mtdna_fecundity_He_no.na$He, mtdna_fecundity_He_no.na), 
           color="blue", size = 5, parse=TRUE, alpha=0.8) + #add regression line equation
  scale_color_manual(values=c("skyblue2","blue")) +
  scale_shape(solid = FALSE)


#####T-Tests: Combined Marker Character Data#####

#Fertilization#

fertilizationanova.all <- aov(He ~ final_fertilization + markertype, data = final_fertilization_all)

#Reproduction Mode#

reproductionmodeanova.all <- aov(He ~ final_reproductionmode + markertype, data = reproductionmode_all)

#Specific Reproduction Modes: ANOVA TEST#

specific.repro_modeanova.all <- aov(He ~ specific.repro_mode + markertype, data = specificreproductionmode_all)

####################################################################################

############### mtDNA: Statistical Models ############### 

#####Numerical Data#####

#Max Length#

#w/ Rhincodon typus

mtdna_maxlength_He_no.na$success <- round(mtdna_maxlength_He_no.na$He*mtdna_maxlength_He_no.na$n)
mtdna_maxlength_He_no.na$failure <- round((1-mtdna_maxlength_He_no.na$He)*mtdna_maxlength_He_no.na$n)

ggplot(mtdna_maxlength_He_no.na, aes(x=maxlength, y=He)) +
  geom_point(shape=1) +
  stat_smooth(method="glm",  method.args = list(family = "binomial"), formula= cbind(mtdna_maxlength_He_no.na$success, mtdna_maxlength_He_no.na$failure)~x) +
  ggtitle("mtDNA:Max Length vs. He") +
  xlab("Max Length (cm)") + ylab("He") +
  ylim(0,1)+
  theme(                                 #specify characteristics of the plot 
    plot.title = element_text(size=14, face="bold"),
    axis.title.x = element_text(color="blue", size=14, face="bold"),
    axis.title.y = element_text(color="red", size=14, face="bold"))

#w/out Rhincodon typus

mtdna_maxlength_He_no.na_nowhaleshark$success <- round(mtdna_maxlength_He_no.na_nowhaleshark$He*mtdna_maxlength_He_no.na_nowhaleshark$n)
mtdna_maxlength_He_no.na_nowhaleshark$failure <- round((1-mtdna_maxlength_He_no.na_nowhaleshark$He)*mtdna_maxlength_He_no.na_nowhaleshark$n)

ggplot(mtdna_maxlength_He_no.na_nowhaleshark, aes(x=maxlength, y=He)) +
  geom_point(shape=1) +
  stat_smooth(method="glm",  method.args = list(family = "binomial"), formula= cbind(mtdna_maxlength_He_no.na_nowhaleshark$success, mtdna_maxlength_He_no.na_nowhaleshark$failure)~x) +
  ggtitle("mtDNA: Max Length vs. He", subtitle= "(no Rhincodon typus)") +
  xlab("Max Length (cm)") + ylab("He") +
  ylim(0,1)+
  theme(                                 #specify characteristics of the plot 
    plot.title = element_text(size=14, face="bold"),
    axis.title.x = element_text(color="blue", size=14, face="bold"),
    axis.title.y = element_text(color="red", size=14, face="bold"))

#Fecundity Mean#

mtdna_fecundity_He_no.na$success <- round(mtdna_fecundity_He_no.na$He*mtdna_fecundity_He_no.na$n)
mtdna_fecundity_He_no.na$failure <- round((1-mtdna_fecundity_He_no.na$He)*mtdna_fecundity_He_no.na$n)

ggplot(mtdna_fecundity_He_no.na, aes(x=fecundity_mean, y=He)) +
  geom_point(shape=1) +
  stat_smooth(method="glm",  method.args = list(family = "binomial"), formula= cbind(mtdna_fecundity_He_no.na$success, mtdna_fecundity_He_no.na$failure)~x) +
  ggtitle("mtDNA: Fecundity Mean vs. He") +
  xlab("Fecundity Mean") + ylab("He") +
  ylim(0,1)+
  theme(                                 #specify characteristics of the plot 
    plot.title = element_text(size=14, face="bold"),
    axis.title.x = element_text(color="blue", size=14, face="bold"),
    axis.title.y = element_text(color="red", size=14, face="bold"))

############### msat: Statistical Models ############### 

#####Numerical Data#####

#Max Length#

#w/ Rhincodon typus

msat_maxlength_He_no.nan <- msat_maxlength_He_no.na[!is.na(msat_maxlength_He_no.na$n),] #exclude NA & n=25-32
msat_maxlength_He_no.nan <- msat_maxlength_He_no.nan[!(msat_maxlength_He_no.nan$n=="25-32"),]  #exclude NA & n=25-32

msat_maxlength_He_no.nan$success <- round(as.numeric(msat_maxlength_He_no.nan$He)*(as.numeric(msat_maxlength_He_no.nan$n)))
msat_maxlength_He_no.nan$failure <- round(as.numeric((1-msat_maxlength_He_no.nan$He)*(as.numeric(msat_maxlength_He_no.nan$n))))

ggplot(msat_maxlength_He_no.nan, aes(x=maxlength, y=He)) +
  geom_point(shape=1) +
  stat_smooth(method="glm",  method.args = list(family = "binomial"), formula= cbind(msat_maxlength_He_no.nan$success, msat_maxlength_He_no.nan$failure)~x) +
  ggtitle("msat: Max Length vs. He") +
  xlab("Max Length (cm)") + ylab("He") +
  ylim(0,1)+
  theme(                                 #specify characteristics of the plot 
    plot.title = element_text(size=14, face="bold"),
    axis.title.x = element_text(color="blue", size=14, face="bold"),
    axis.title.y = element_text(color="red", size=14, face="bold"))

#w/out Rhincodon typus
msat_maxlength_He_no.na_nowhalesharkn <- msat_maxlength_He_no.na_nowhaleshark[!is.na(msat_maxlength_He_no.na_nowhaleshark$n),] #exclude NA & n=25-32
msat_maxlength_He_no.na_nowhalesharkn <- msat_maxlength_He_no.na_nowhalesharkn[!(msat_maxlength_He_no.na_nowhalesharkn$n=="25-32"),] 

msat_maxlength_He_no.na_nowhalesharkn$success <- round(as.numeric(msat_maxlength_He_no.na_nowhalesharkn$He)*(as.numeric(msat_maxlength_He_no.na_nowhalesharkn$n)))
msat_maxlength_He_no.na_nowhalesharkn$failure <- round(as.numeric(1-msat_maxlength_He_no.na_nowhalesharkn$He)*(as.numeric(msat_maxlength_He_no.na_nowhalesharkn$n)))

ggplot(msat_maxlength_He_no.na_nowhalesharkn, aes(x=maxlength, y=He)) +
  geom_point(shape=1) +
  stat_smooth(method="glm",  method.args = list(family = "binomial"), formula= cbind(msat_maxlength_He_no.na_nowhalesharkn$success, msat_maxlength_He_no.na_nowhalesharkn$failure)~x) +
  ggtitle("msat: Max Length vs. He", subtitle= "(no Rhincodon typus)") +
  xlab("Max Length (cm)") + ylab("He") +
  ylim(0,1)+
  theme(                                 #specify characteristics of the plot 
    plot.title = element_text(size=14, face="bold"),
    axis.title.x = element_text(color="blue", size=14, face="bold"),
    axis.title.y = element_text(color="red", size=14, face="bold"))

#Fecundity Mean#

msat_fecundity_He_no.nan <- msat_fecundity_He_no.na[!is.na(msat_fecundity_He_no.na$n),] #exclude NA & n=25-32
msat_fecundity_He_no.nan <- msat_fecundity_He_no.nan[!(msat_fecundity_He_no.nan$n=="25-32"),] 

msat_fecundity_He_no.nan$success <- round(as.numeric(msat_fecundity_He_no.nan$He)*(as.numeric(msat_fecundity_He_no.nan$n)))
msat_fecundity_He_no.nan$failure <- round(as.numeric(1-msat_fecundity_He_no.nan$He)*(as.numeric(msat_fecundity_He_no.nan$n)))

ggplot(msat_fecundity_He_no.nan , aes(x=fecundity_mean, y=He)) +
  geom_point(shape=1) +
  stat_smooth(method="glm",  method.args = list(family = "binomial"), formula= cbind(msat_fecundity_He_no.nan$success, msat_fecundity_He_no.nan$failure)~x) +
  ggtitle("msat: Fecundity Mean vs. He") +
  xlab("Fecundity Mean") + ylab("He") +
  ylim(0,1)+
  theme(                                 #specify characteristics of the plot 
    plot.title = element_text(size=14, face="bold"),
    axis.title.x = element_text(color="blue", size=14, face="bold"),
    axis.title.y = element_text(color="red", size=14, face="bold"))

############### Combined Statistical Models ############### 

#Max Length#

#w/ Rhincodon typus

final_maxlength_alln <- final_maxlength_all[!is.na(final_maxlength_all$n),] #exclude NA & n=25-32
final_maxlength_alln <- final_maxlength_alln[!(final_maxlength_alln$n=="25-32"),] 

final_maxlength_alln$success <- round(as.numeric(final_maxlength_alln$He)*(as.numeric(final_maxlength_alln$n)))
final_maxlength_alln$failure <- round(as.numeric(1-final_maxlength_alln$He)*(as.numeric(final_maxlength_alln$n)))

ggplot(final_maxlength_alln, aes(x=maxlength, y=He, col=markertype, shape=markertype)) + #max length & He scatter plot
  geom_point(aes(shape=markertype, fill=NULL)) +    # Use hollow circles
  geom_smooth(data= msat_maxlength_He_no.nan, aes(x=maxlength, y=He), method="glm",  method.args = list(family = "binomial"), 
              formula= cbind(msat_maxlength_He_no.nan$success, msat_maxlength_He_no.nan$failure)~x, inherit.aes = FALSE,   # Add linear regression line
              se=TRUE, color = "black", size = 2, fill = NA) + 
  stat_smooth(data= msat_maxlength_He_no.nan, aes(x=maxlength, y=He), method="glm",  method.args = list(family = "binomial"), 
              formula= cbind(msat_maxlength_He_no.nan$success, msat_maxlength_He_no.nan$failure)~x, inherit.aes = FALSE, color= "skyblue2") +
  geom_smooth(data= mtdna_maxlength_He_no.na, aes(x=maxlength, y=He), method="glm",  method.args = list(family = "binomial"), 
              formula= cbind(mtdna_maxlength_He_no.na$success, mtdna_maxlength_He_no.na$failure)~x, inherit.aes=FALSE,  # Add linear regression line
              se=TRUE, color = "black", size = 2, fill = NA) + 
  stat_smooth(data= mtdna_maxlength_He_no.na, aes(x=maxlength, y=He), method="glm",  method.args = list(family = "binomial"), 
              formula= cbind(mtdna_maxlength_He_no.na$success, mtdna_maxlength_He_no.na$failure)~x, inherit.aes=FALSE, color= "blue") +
  ylim(0,1)+
  coord_cartesian(ylim = c(0, 1)) +
  ggtitle("Max Length vs. He", subtitle = "(w/ Rhincodon typus) msat vs. mtDNA") + #add plot title
  xlab("Max Length (cm)") + ylab("He") + #add axis labels
  theme(                                 #specifying characteristics of the plot 
    plot.title = element_text(size=14, face="bold"),
    axis.title.x = element_text(color="blue", size=14, face="bold"),
    axis.title.y = element_text(color="red", size=14, face="bold"))+
  scale_colour_manual(values=c("skyblue2","blue")) +
  scale_shape(solid = FALSE) 

#w/out Rhincodon typus

final_maxlength.nowhaleshark_alln <- final_maxlength.nowhaleshark_all[!is.na(final_maxlength.nowhaleshark_all$n),] #exclude NA & n=25-32
final_maxlength.nowhaleshark_alln <- final_maxlength.nowhaleshark_alln[!(final_maxlength.nowhaleshark_alln$n=="25-32"),] 

final_maxlength.nowhaleshark_alln$success <- round(as.numeric(final_maxlength.nowhaleshark_alln$He)*(as.numeric(final_maxlength.nowhaleshark_alln$n)))
final_maxlength.nowhaleshark_alln$failure <- round(as.numeric(1-final_maxlength.nowhaleshark_alln$He)*(as.numeric(final_maxlength.nowhaleshark_alln$n)))

ggplot(final_maxlength.nowhaleshark_alln, aes(x=maxlength, y=He, col=markertype, shape=markertype)) + #max length & He scatter plot
  geom_point(aes(shape=markertype, fill=NULL)) +    # Use hollow circles
  geom_smooth(data= msat_maxlength_He_no.na_nowhalesharkn, aes(x=maxlength, y=He), method="glm",  method.args = list(family = "binomial"), 
              formula= cbind(msat_maxlength_He_no.na_nowhalesharkn$success, msat_maxlength_He_no.na_nowhalesharkn$failure)~x, inherit.aes = FALSE,   # Add linear regression line
              se=TRUE, color = "black", size = 2, fill = NA) + 
  stat_smooth(data= msat_maxlength_He_no.na_nowhalesharkn, aes(x=maxlength, y=He), method="glm",  method.args = list(family = "binomial"), 
              formula= cbind(msat_maxlength_He_no.na_nowhalesharkn$success, msat_maxlength_He_no.na_nowhalesharkn$failure)~x, inherit.aes = FALSE, color= "skyblue2") +
  geom_smooth(data= mtdna_maxlength_He_no.na_nowhaleshark, aes(x=maxlength, y=He), method="glm",  method.args = list(family = "binomial"), 
              formula= cbind(mtdna_maxlength_He_no.na_nowhaleshark$success, mtdna_maxlength_He_no.na_nowhaleshark$failure)~x, inherit.aes=FALSE,  # Add linear regression line
              se=TRUE, color = "black", size = 2, fill = NA) + 
  stat_smooth(data= mtdna_maxlength_He_no.na_nowhaleshark, aes(x=maxlength, y=He), method="glm",  method.args = list(family = "binomial"), 
              formula= cbind(mtdna_maxlength_He_no.na_nowhaleshark$success, mtdna_maxlength_He_no.na_nowhaleshark$failure)~x, inherit.aes=FALSE, color= "blue") +
  ylim(0,1)+
  coord_cartesian(ylim = c(0, 1)) +
  ggtitle("Max Length vs. He", subtitle = "(w/out Rhincodon typus) msat vs. mtDNA") + #add plot title
  xlab("Max Length (cm)") + ylab("He") + #add axis labels
  theme(                                 #specifying characteristics of the plot 
    plot.title = element_text(size=14, face="bold"),
    axis.title.x = element_text(color="blue", size=14, face="bold"),
    axis.title.y = element_text(color="red", size=14, face="bold"))+
  scale_colour_manual(values=c("skyblue2","blue")) +
  scale_shape(solid = FALSE) 


#Fecundity Mean

final_fecunditymean_alln <- final_fecunditymean_all[!is.na(final_fecunditymean_all$n),] #exclude NA & n=25-32
final_fecunditymean_alln <- final_fecunditymean_alln[!(final_fecunditymean_alln$n=="25-32"),] 

final_fecunditymean_alln$success <- round(as.numeric(final_fecunditymean_alln$He)*(as.numeric(final_fecunditymean_alln$n)))
final_fecunditymean_alln$failure <- round(as.numeric(1-final_fecunditymean_alln$He)*(as.numeric(final_fecunditymean_alln$n)))

ggplot(final_fecunditymean_alln, aes(x=fecundity_mean, y=He, col=markertype, shape=markertype)) + #max length & He scatter plot
  geom_point(aes(shape=markertype, fill=NULL)) +    # Use hollow circles
  geom_smooth(data= msat_fecundity_He_no.nan , aes(x=fecundity_mean, y=He), method="glm",  method.args = list(family = "binomial"), 
              formula= cbind(msat_fecundity_He_no.nan $success, msat_fecundity_He_no.nan $failure)~x, inherit.aes = FALSE,   # Add linear regression line
              se=TRUE, color = "black", size = 2, fill = NA) + 
  stat_smooth(data= msat_fecundity_He_no.nan , aes(x=fecundity_mean, y=He), method="glm",  method.args = list(family = "binomial"), 
              formula= cbind(msat_fecundity_He_no.nan $success, msat_fecundity_He_no.nan $failure)~x, inherit.aes = FALSE, color= "skyblue2") +
  geom_smooth(data= mtdna_fecundity_He_no.na, aes(x=fecundity_mean, y=He), method="glm",  method.args = list(family = "binomial"), 
              formula= cbind(mtdna_fecundity_He_no.na$success, mtdna_fecundity_He_no.na$failure)~x, inherit.aes=FALSE,  # Add linear regression line
              se=TRUE, color = "black", size = 2, fill = NA) + 
  stat_smooth(data= mtdna_fecundity_He_no.na, aes(x=fecundity_mean, y=He), method="glm",  method.args = list(family = "binomial"), 
              formula= cbind(mtdna_fecundity_He_no.na$success, mtdna_fecundity_He_no.na$failure)~x, inherit.aes=FALSE, color= "blue") +
  ylim(0,1)+
  coord_cartesian(ylim = c(0, 1)) +
  ggtitle("Fecundity Mean vs. He", subtitle = "msat vs. mtDNA") + #add plot title
  xlab("Fecundity Mean") + ylab("He") + #add axis labels
  theme(                                 #specifying characteristics of the plot 
    plot.title = element_text(size=14, face="bold"),
    axis.title.x = element_text(color="blue", size=14, face="bold"),
    axis.title.y = element_text(color="red", size=14, face="bold"))+
  scale_colour_manual(values=c("skyblue2","blue")) +
  scale_shape(solid = FALSE) 
